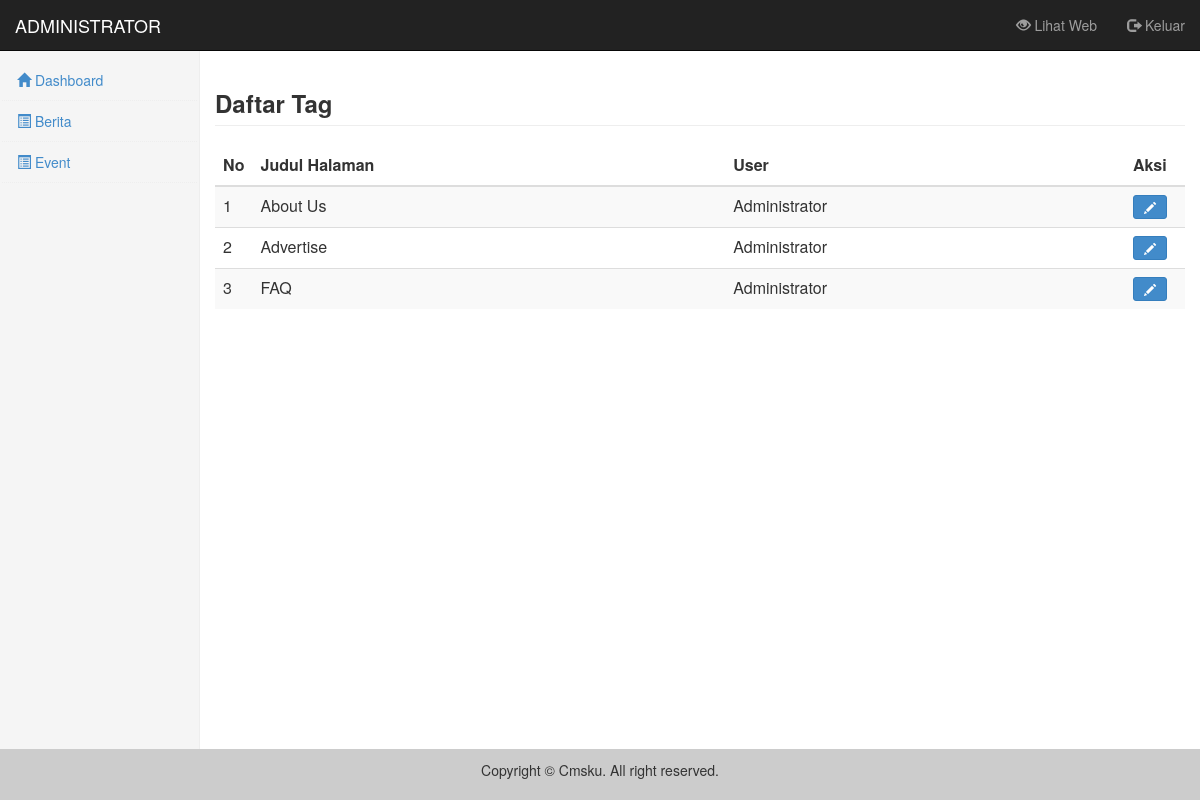
The app's page /admin/index.php?content=halaman (signed in) with its own data.
### tables this page shows
CREATE TABLE `halaman` (
  `id_halaman` int(10) NOT NULL AUTO_INCREMENT,
  `judul` varchar(255) NOT NULL,
  `judul_seo` varchar(100) NOT NULL,
  `isi` text NOT NULL,
  `id_modul` int(5) NOT NULL,
  `gambar` varchar(255) NOT NULL,
  `hari` varchar(20) NOT NULL,
  `tanggal` date NOT NULL,
  `jam` time NOT NULL,
  `id_user` int(5) NOT NULL,
  `hits` int(10) NOT NULL,
  PRIMARY KEY (`id_halaman`)
);

### library/function_table.php (the view, shortened to what this page needs)
<?php
function buka_tabel($judul){
	echo'<div class="table-responsive">
		<table class="table-data table table-striped" width="100%">
		<thead>
			<tr>
				<th style="width: 10px">No</th>';
	foreach($judul as $jdl){
		echo '<th>'.$jdl.'</th>';
	}
	echo'		<th style="width: 60px">Aksi</th>
			</tr>
		</thead>
		<tbody>';
}
function isi_tabel($no, $data, $link, $id, $edit=true, $hapus=true){
	echo'<tr>
			<td valign="top">'.$no.'</td>';
	foreach($data as $dt){
		echo'<td valign="top">'.$dt.'</td>';
	}
	echo'<td valign="top">';
	if($edit){
		echo'<a href="'.$link.'&show=form&id='.$id.'" class="btn btn-primary btn-sm">
				<i class="glyphicon glyphicon-pencil"></i>
			</a> ';
	}
	echo'</td>
		</tr>';
}
function tutup_tabel(){
	echo'		</tbody>
			</table>
		</div>';
}
?>

### admin/content.php (shortened to what this page needs)
<?php
$content = isset($_GET['content']) ? $_GET['content'] : 'dashboard';
$kosong = true;
$page = array('dashboard', 'artikel', 'berita', 'event', 'kategori', 'tag', 'halaman', 'komentar', 'media', 'modul', 'template', 'menu', 'widget', 'layout', 'user', 'setting', 'backuprestore');
foreach($page as $pg){
	if($content == $pg and $kosong){
		include 'content/'.$pg.'.php';
		$kosong = false;
	}
}
?>

### admin/content/halaman.php (shortened to what this page needs)
<?php
$show = isset($_GET['show']) ? $_GET['show'] : "";
$link = "?content=halaman";
switch($show){
	default:
		echo '<h3 class="page-header"><b>Daftar Tag</b>';
		echo '</h3>';
		buka_tabel(array("Judul Halaman", "User"));
		$no = 1;
		$query = $mysqli->query("SELECT * FROM halaman ORDER BY id_halaman");
		while($data = $query->fetch_array()){
			$user = $mysqli->query("SELECT nama_lengkap FROM user where id_user='$data[id_user]'");
			$us = $user->fetch_array();
			if($_SESSION['leveluser']=="admin") isi_tabel($no, array($data['judul'], $us['nama_lengkap']), $link, $data['id_halaman']);
			else  isi_tabel($no, array($data['judul'], $us['nama_lengkap']), $link, $data['id_halaman'], true, false);
			$no++;
		}
		tutup_tabel();
	break;
}
?>

### records on screen
halaman: no "1", dt "About Us", dt "Administrator"
halaman: no "2", dt "Advertise", dt "Administrator"
halaman: no "3", dt "FAQ", dt "Administrator"

### other values on screen
$judul "Dashboard"
$judul "Berita"
$judul "Event"
$jdl "Judul Halaman"
$jdl "User"
